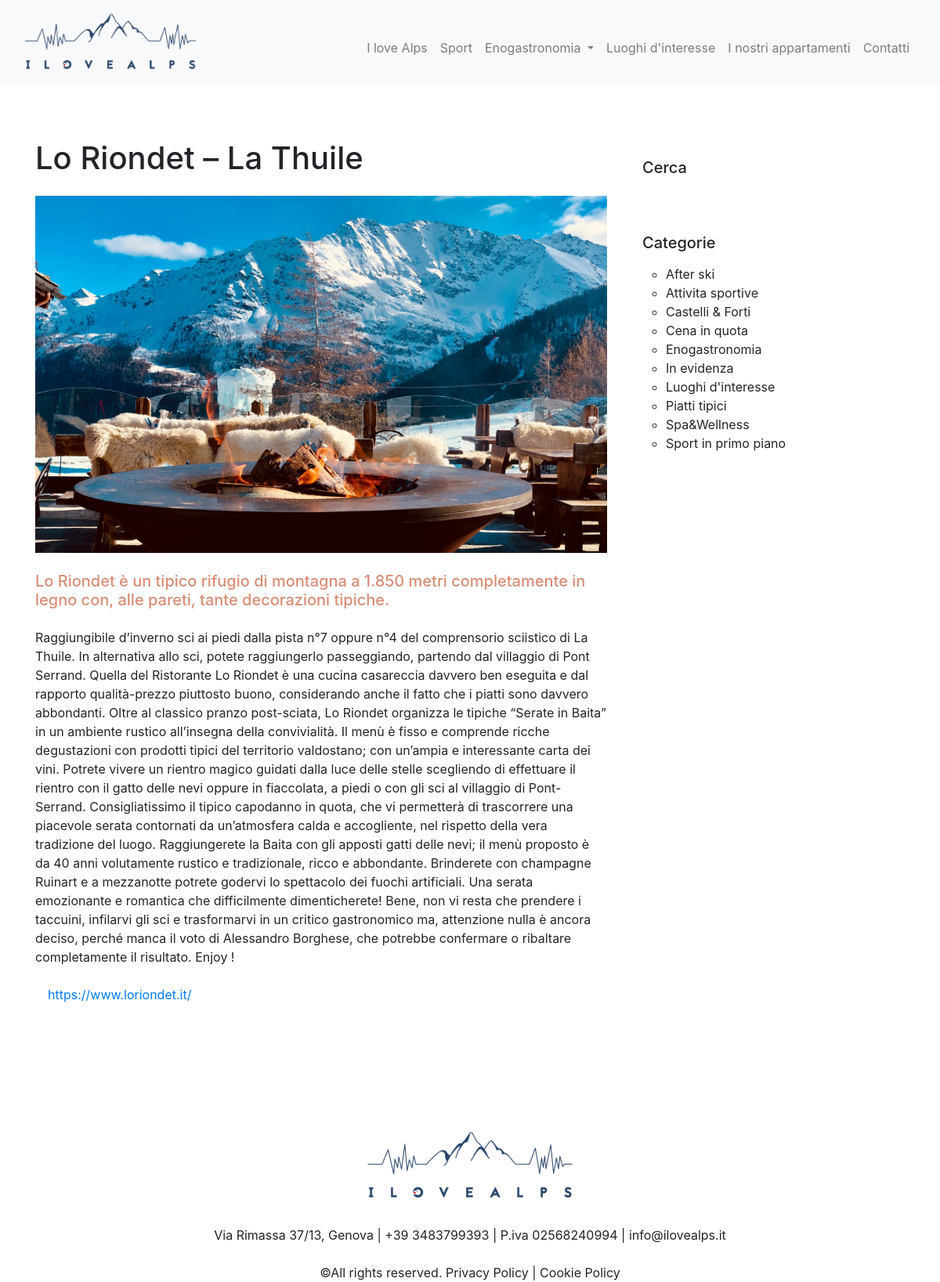
The app's page /alps/9 with its own data.
### alps/models.py (models this page shows, shortened)
class Activity(models.Model):
    CHOICES = (
        ('sport', 'Sport'),
        ('luoghi', "Luoghi d'interesse"),
        ('piatti', 'Piatti tipici'),
        ('after ski', 'After Ski'),
        ('cena', 'Cena in quota'),
    )
    category = models.CharField(max_length=150, null=False, choices=CHOICES)
    title = models.CharField(max_length=150)
    description = models.CharField(max_length=350)
    text = models.TextField(blank=True)
    image = models.ImageField(upload_to='portfolio/images/')
    url = models.URLField(blank=True)

### alps/views.py (the view)
# urls.py: path('alps/<int:activity_id>', views.details, name='details'),
def details(request, activity_id):
    contactall = get_object_or_404(Contact, pk=1)
    activities = Activity.objects.all()
    activity = get_object_or_404(Activity, pk=activity_id)
    return render(request, 'alps/details.html', {'contactall': contactall, 'activity': activity})

### alps/templates/alps/details.html (shortened to what this page needs)
{% extends 'alps/base.html' %}
{% load static %}
{% block content %}
<br/>
<br/>
<div class="container">
    <div class="row">
        <div class="col-lg-8 mt-4 text-center">
            <h1 style="mt-4; font-size: 40px; margin: 0px; text-align: left;">{{ activity.title }}</h1>
            <img src="{{ activity.image.url }}" class="img-fluid mt-4"  height="600">
            <br/>
            <h2 class="mt-4" style="font-size: 20px; margin: 0px; text-align: left; color:#d98d76">{{ activity.description }}</h2><br/>
            <p style="font-size: 16px; line-height: 24px; text-align: left;">
                {{ activity.text }}</p>
            <a style="mt-4; font-size: 16px; line-height: 24px; text-align: left" class="nav-link " href="{{ activity.url }}" target="_blank">{{ activity.url }}</a>
        </div>
        <div class="col-8 col-sm-4">
            <div class="container-sm">
                <br/>
                <br/>
                <h6 style="font-size: 20px; margin: 0px; text-align: left;">Cerca</h6>
                <br/>
                <br/>
                <br/>
                <h6 style="font-size: 20px; margin: 0px; text-align: left;">Categorie</h6>
                <ul>
                    <li>After ski</li>
                    <li>Attivita sportive</li>
                    <li>Castelli & Forti</li>
                    <li>Cena in quota</li>
                    <li>Enogastronomia</li>
                    <li>In evidenza</li>
                    <li>Luoghi d'interesse</li>
                    <li>Piatti tipici</li>
                    <li>Spa&Wellness</li>
                    <li>Sport in primo piano</li>
                </ul>
            </div>
        </div>
    </div>
</div>
<br/>
<br/>
<br/>
<br/>
{% endblock %}

### alps/templates/alps/details.html (style rules this page uses)
ul { display: block; list-style-type: circle; margin-top: 1em; margin-bottom: 1 em; margin-left: 0; margin-right: 0; padding-left: 30px; }

### records on screen
Activity: title "Lo Riondet – La Thuile", image (picture), description "Lo Riondet è un tipico rifugio di montagna a 1.850 metri completamente in legno con, alle pareti, tante decorazioni tipiche.", text "Raggiungibile d’inverno sci ai piedi dalla pista n°7 oppure n°4 del comprensorio sciistico di La Thuile. In alternativa allo sci, potete raggiungerlo passeggiando, partendo dal villaggio di Pont Serrand. Quella del Ristorante Lo Riondet è una cucina casareccia davvero ben eseguita e dal rapporto qualità-prezzo piuttosto buono, considerando anche il fatto che i piatti sono davvero abbondanti. Oltre al classico pranzo post-sciata, Lo Riondet organizza le tipiche “Serate in Baita” in un ambiente rustico all’insegna della convivialità. Il menù è fisso e comprende ricche degustazioni con prodotti tipici del territorio valdostano; con un’ampia e interessante carta dei vini. Potrete vivere un…", url "https://www.loriondet.it/"
